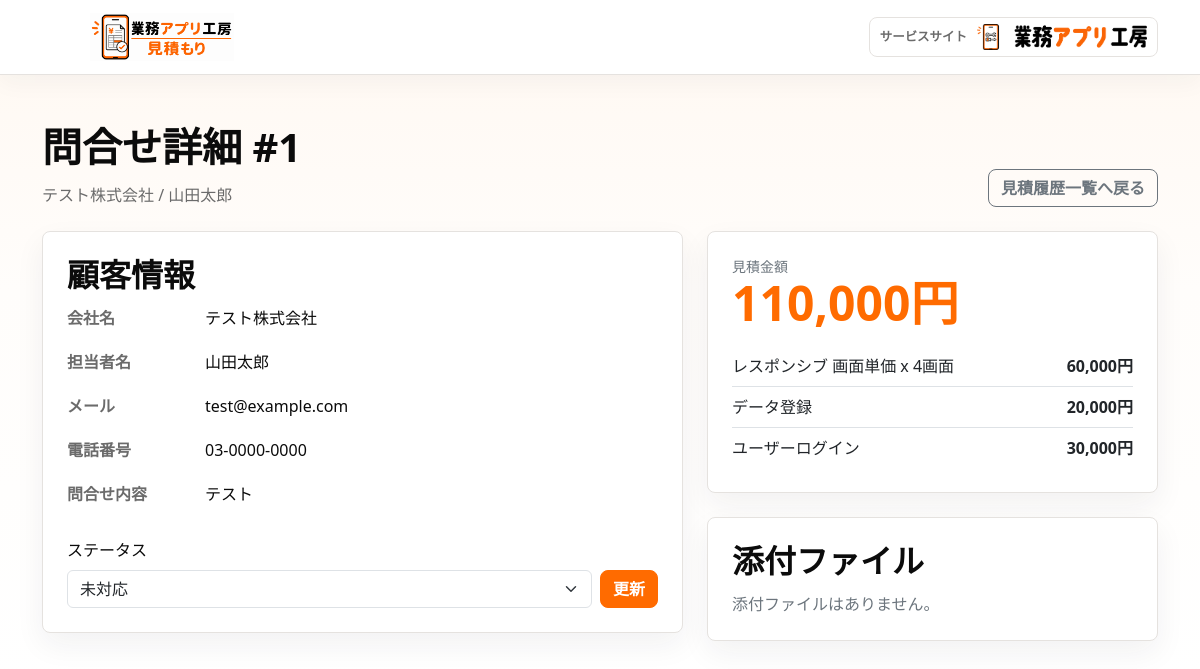
Screenshot of /admin/inquiries/1?from=estimates (signed in) with the database file from the repository.
### models/__init__.py (models this page shows)
class Inquiry(db.Model):
    __tablename__ = "inquiries"
    id = db.Column(db.BigInteger().with_variant(db.Integer, "sqlite"), primary_key=True)
    estimate_id = db.Column(db.BigInteger, db.ForeignKey("estimates.id"), nullable=False)
    company_name = db.Column(db.String(120), nullable=False)
    person_name = db.Column(db.String(120), nullable=False)
    email = db.Column(db.String(255), nullable=False)
    phone = db.Column(db.String(50))
    message = db.Column(db.Text)
    status = db.Column(db.String(30), default="未対応", nullable=False)
    created_at = db.Column(db.DateTime, default=datetime.utcnow, nullable=False)
    attachments = db.relationship(
        "InquiryAttachment", backref="inquiry", cascade="all, delete-orphan"
    )

class Estimate(db.Model):
    __tablename__ = "estimates"
    id = db.Column(db.BigInteger().with_variant(db.Integer, "sqlite"), primary_key=True)
    device_type = db.Column(db.String(50), nullable=False)
    package_type = db.Column(db.String(50), nullable=False)
    total_price = db.Column(db.Integer, nullable=False)
    created_at = db.Column(db.DateTime, default=datetime.utcnow, nullable=False)
    items = db.relationship("EstimateItem", backref="estimate", cascade="all, delete-orphan")
    inquiry = db.relationship("Inquiry", backref="estimate", uselist=False)

class EstimateItem(db.Model):
    __tablename__ = "estimate_items"
    id = db.Column(db.BigInteger().with_variant(db.Integer, "sqlite"), primary_key=True)
    estimate_id = db.Column(db.BigInteger, db.ForeignKey("estimates.id"), nullable=False)
    item_name = db.Column(db.String(120), nullable=False)
    price = db.Column(db.Integer, nullable=False)

### routes/admin.py (the view)
@admin_bp.route("/inquiries/<int:inquiry_id>", methods=["GET", "POST"])
def inquiry_detail(inquiry_id: int):
    if not admin_required():
        return redirect(url_for("admin.login"))
    inquiry = Inquiry.query.get_or_404(inquiry_id)
    back_to = request.args.get("from")
    back_url = url_for("admin.estimates") if back_to == "estimates" else url_for("admin.inquiries")
    back_label = "見積履歴一覧へ戻る" if back_to == "estimates" else "一覧へ戻る"
    if request.method == "POST":
        inquiry.status = request.form.get("status", inquiry.status)
        db.session.commit()
        flash("ステータスを更新しました。", "success")
    return render_template(
        "admin_inquiry_detail.html",
        inquiry=inquiry,
        back_url=back_url,
        back_label=back_label,
    )

### routes/admin.py (called while the page is built)
def admin_required():
    return session.get("admin_logged_in") is True

### templates/admin_inquiry_detail.html (shortened to what this page needs)
{% extends "base.html" %}
{% block content %}
<section class="container py-4 py-lg-5">
  <div class="admin-head">
    <div>
      <h1>問合せ詳細 #{{ inquiry.id }}</h1>
      <p>{{ inquiry.company_name }} / {{ inquiry.person_name }}</p>
    </div>
    <a class="btn btn-outline-secondary" href="{{ back_url }}">{{ back_label }}</a>
  </div>
  <div class="row g-4">
    <div class="col-lg-7">
      <div class="form-section">
        <h2>顧客情報</h2>
        <dl class="detail-list">
          <dt>会社名</dt><dd>{{ inquiry.company_name }}</dd>
          <dt>担当者名</dt><dd>{{ inquiry.person_name }}</dd>
          <dt>メール</dt><dd>{{ inquiry.email }}</dd>
          <dt>電話番号</dt><dd>{{ inquiry.phone or "-" }}</dd>
          <dt>問合せ内容</dt><dd>{{ inquiry.message or "-" }}</dd>
        </dl>
        <form method="post" class="d-flex gap-2 align-items-end mt-4">
          <div class="flex-grow-1">
            <label class="form-label">ステータス</label>
            <select class="form-select" name="status">
              {% for status in ["未対応", "対応中", "対応済み"] %}
                <option value="{{ status }}" {% if inquiry.status == status %}selected{% endif %}>{{ status }}</option>
              {% endfor %}
            </select>
          </div>
          <button class="btn btn-primary">更新</button>
        </form>
      </div>
    </div>
    <div class="col-lg-5">
      <div class="summary-panel mb-4">
        <div class="small text-secondary">見積金額</div>
        <div class="estimate-total">{{ "{:,}".format(inquiry.estimate.total_price) }}円</div>
        <ul class="list-group list-group-flush mt-3">
          {% for item in inquiry.estimate.items %}
            <li class="list-group-item d-flex justify-content-between px-0">
              <span>{{ item.item_name }}</span>
              <strong>{{ "{:,}".format(item.price) }}円</strong>
            </li>
          {% endfor %}
        </ul>
      </div>
      <div class="form-section">
        <h2>添付ファイル</h2>
        {% for attachment in inquiry.attachments %}
          <div class="attachment-row">
            <span>{{ attachment.file_name }}</span>
            <small>{{ attachment.box_url }}</small>
          </div>
        {% else %}
          <p class="text-secondary mb-0">添付ファイルはありません。</p>
        {% endfor %}
      </div>
    </div>
  </div>
</section>
{% endblock %}

### static/css/style.css (style rules this page uses)
:root { --ink: #0b0b0b; --muted: #6b6b6b; --line: #e5e2df; --brand: #ff6b00; --brand-dark: #d95600; --brand-soft: #fff0e3; --brand-pale: #fff8f1; --panel: #ffffff; --accent: #111111; --paper: #fff8f1; --soft: #f7f4ef; --shadow: rgba(31, 41, 51, 0.08); }
body { color: var(--ink); background: linear-gradient(180deg, #fff8f1 0%, #fffdfb 42%, #ffffff 100%); letter-spacing: 0; }
.summary-panel, .form-section, .completion { background: #fff; border: 1px solid var(--line); border-radius: 8px; padding: 24px; box-shadow: 0 12px 30px rgba(31, 41, 51, 0.06); }
.estimate-total, .result-total { color: var(--brand); font-size: clamp(2rem, 4vw, 3.25rem); font-weight: 800; line-height: 1.1; }
.form-section h2, .page-heading h1, .admin-head h1, .wizard-head h1 { font-weight: 800; margin-bottom: 12px; }
.btn-primary { --bs-btn-bg: var(--brand); --bs-btn-border-color: var(--brand); --bs-btn-hover-bg: var(--brand-dark); --bs-btn-hover-border-color: var(--brand-dark); }
.btn { border-radius: 8px; font-weight: 800; }
.page-heading, .admin-head { display: flex; align-items: end; justify-content: space-between; gap: 16px; margin-bottom: 24px; }
.page-heading p, .admin-head p { color: var(--muted); margin: 0; }
.detail-list { display: grid; grid-template-columns: 120px 1fr; gap: 12px 18px; }
.detail-list dt { color: var(--muted); }

### rows the page displays
Inquiry: id "1", company_name "テスト株式会社", person_name "山田太郎", email "test@example.com", phone "03-0000-0000", message "テスト", status "未対応"
Estimate: estimate.total_price "110,000"
EstimateItem: item_name "レスポンシブ 画面単価 x 4画面", price "60,000"
EstimateItem: item_name "データ登録", price "20,000"
EstimateItem: item_name "ユーザーログイン", price "30,000"

### other values shown
{{ back_label }} "見積履歴一覧へ戻る"
